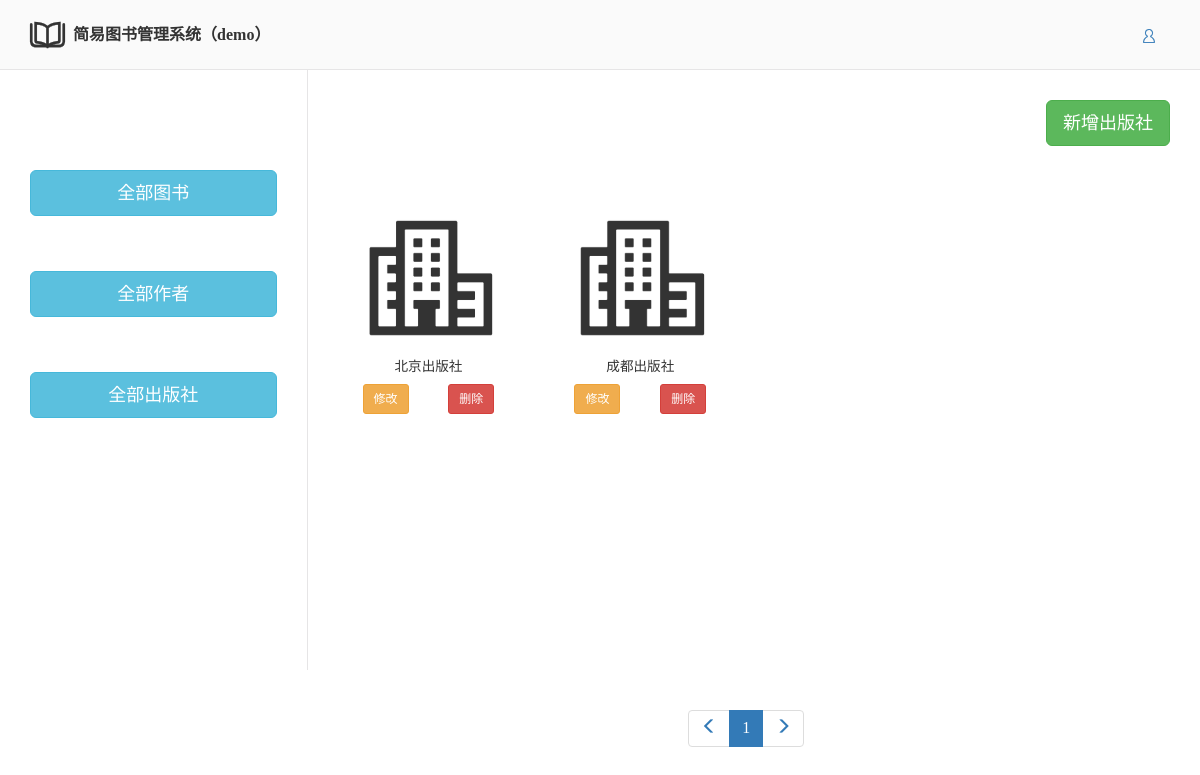
The app's page /app_home/publish/, older data.
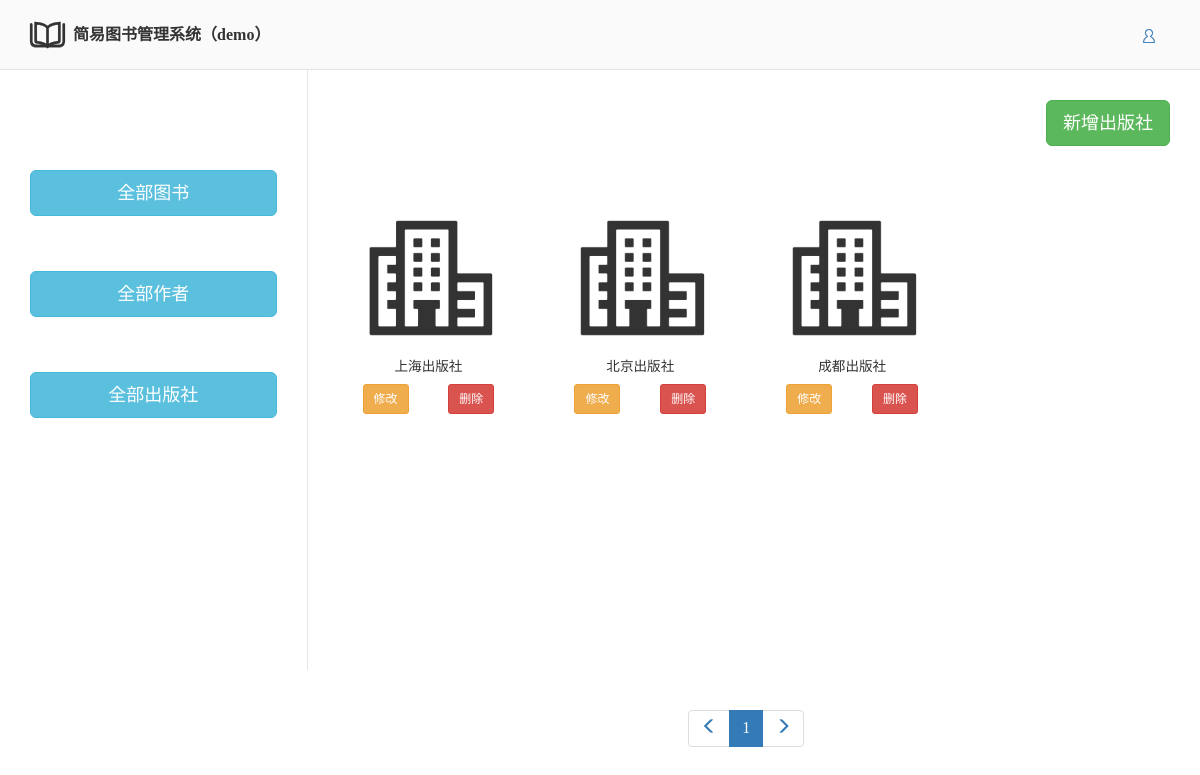
The same page, newer data.
### app_home/models.py (models this page shows)
class Publish(models.Model):
    p_id = models.AutoField(primary_key=True)
    pub_name = models.CharField(max_length=20)

### app_home/views.py (the view)
# urls.py: path('publish/', views.publish),
def publish(request):
    if request.method == "POST":
        pub_name = request.POST.get('pub_name')
        form = AddFormPub(request.POST)
        if form.is_valid():
            Publish.objects.create(pub_name=pub_name)
            return redirect('/app_home/publish/')
    usr = request.user.username
    all_count = Publish.objects.all().count()
    query_params = request.GET.copy()
    query_params._mutable = True
    pager = Pagination(
        current_page=request.GET.get('page'),
        all_count=all_count,
        base_url=request.path_info,
        query_params=query_params,
        per_page=per_page_count,
    )
    pub_list = Publish.objects.all().order_by('-pk')[pager.start:pager.end]
    form = AddFormPub()
    return render(request, "home/publish.html", locals())

### app_home/pagination.py (called while the page is built)
    @property
    def start(self):
        return (self.current_page - 1) * self.per_page

    @property
    def end(self):
        return self.current_page * self.per_page

### templates/home/publish.html (shortened to what this page needs)
{% extends 'base2.html' %}
{% block db_book %}
    <div class="book-head">
        <span class="btn btn-success btn-lg pull-right" data-toggle="modal"
              data-target=".modal-pub">新增出版社
        </span>
    </div>
    {% for pub in pub_list %}
        <div class="col-md-3 pub-auth">
            <div class="pub-bg bg">
                <a class="text-muted text-center center-block" href="/app_home/{{ pub.pk }}/pub_info/"></a>
            </div>
            <span class="text-center center-block small">{{ pub.pub_name }}</span>
            <div>
                <a href="/app_home/{{ pub.pk }}/delete_pub" style="margin-right: 20px" class="btn btn-danger btn-sm
            pull-right">删除</a>
                <span class="btn btn-warning btn-sm pull-left" style="margin-left: 20px" data-toggle="modal"
                      data-target="#modal{{ pub.pk }}">修改</span>
            </div>
        </div>
    {% endfor %}
    <div class="page-nav">
        <nav>
            <ul class="pagination">
                {{ pager.page_html|safe }}
            </ul>
        </nav>
    </div>
{% endblock %}

### templates/base2.html (shortened to what this page needs)
{% extends 'base.html' %}
{% block btn %}
    <div class="pull-right dropdown">
        <span class="pull-right btn btn-link usr iconfont" id="usr-logout" data-toggle="dropdown"
              aria-haspopup="true" aria-expanded="false">&#xe66b; {{ usr }}</span>
    </div>
{% endblock %}
{% block con %}
    <div class="container">
        <div class="row">
            <div class="col-md-3 body-left">
                <ul>
                    <a class="btn btn-block btn-info btn-lg pull-left" href="/app_home/home/">全部图书</a>
                    <a class="btn btn-block btn-info btn-lg pull-left" href="/app_home/author/">全部作者</a>
                    <a class="btn btn-block btn-info btn-lg pull-left" href="/app_home/publish/">全部出版社</a>
                </ul>
            </div>
            <div class="col-md-9 body-right">
                {% block db_book %}
                {% endblock %}
            </div>
        </div>
    </div>
{% endblock %}

### templates/base.html (shortened to what this page needs)
<!DOCTYPE html>
<html lang="en">
<head>
    <link href="/static/bootstrap-3.3.7/css/bootstrap.css" rel="stylesheet">
    <link href="/static/auth/login.css" rel="stylesheet">
    <link href="/static/fonts/fonts.css" rel="stylesheet">
    <link href="/static/auth/header.css" rel="stylesheet">
    <link href="/static/home/home.css" rel="stylesheet">
    <link href="/static/reset.css" rel="stylesheet">
</head>
<body>
<div class="header">
    <div class="container">
        <div class="row">
            <div class="col-md-3">
                <span class="title-icon iconfont pull-left">&#xe618;</span>
                <span class="title">简易图书管理系统（demo）</span>
            </div>
            <div class="col-md-3">
                {% block btn %}
                {% endblock %}
            </div>
        </div>
    </div>
</div>
<div class="body">
    {% block con %}
    {% endblock %}
</div>
</body>
</html>

### static/auth/login.css (style rules this page uses)
body { font: 14px/1.5 Helvetica Neue,Helvetica,Arial,Microsoft Yahei,Hiragino Sans GB,Heiti SC,WenQuanYi Micro Hei,sans-serif; }
.btn, .btn:hover { transition: 0.5s all; }

### static/auth/header.css (style rules this page uses)
.header { height: 70px; background-color: #fafafa; border-bottom: 1px solid #E6E5E6; }
.usr { margin-top: 18px; }
.title { padding: 8px; margin: 0; text-align: center; line-height: 70px; color: #333; font-size: 16px; font-weight: bold; transition: 0.3s all; }
.title-icon { font-size: 35px; padding-top: 17px; }
a,a:hover { text-decoration:None; }

### static/home/home.css (style rules this page uses)
.book-head { width: 100%; height: 100px; }
.book-head span { margin-top: 30px; }
.body-left { padding-top: 50px; height: 600px; border-right: 1px solid #E6E5E6; padding-right: 30px; }
.body-left a { color: white; margin: 50px 0; }
.body-right { height: 600px; }
.pub-auth { height: 250px; padding: 20px; }
.pub-auth > span { margin: 10px 0; }
.pub-auth .pub-bg, .book-head .pub-bg { background: url("/static/home/pub_wall.jpeg") no-repeat top center; }
.pub-auth .bg, .book-head .bg { background-size: 100% auto; transition: 0.3s all cubic-bezier(.46, 1, .23, 1.52); }
.pub-auth .bg a { height: 160px; width: 100%; }
.page-nav { width: 500px; text-align: center; position: absolute; bottom: -100px; left: 50%; margin-left: -250px; }

Row changes from the older to the newer data that the page shows:
added Publish: pub_name "上海出版社"
